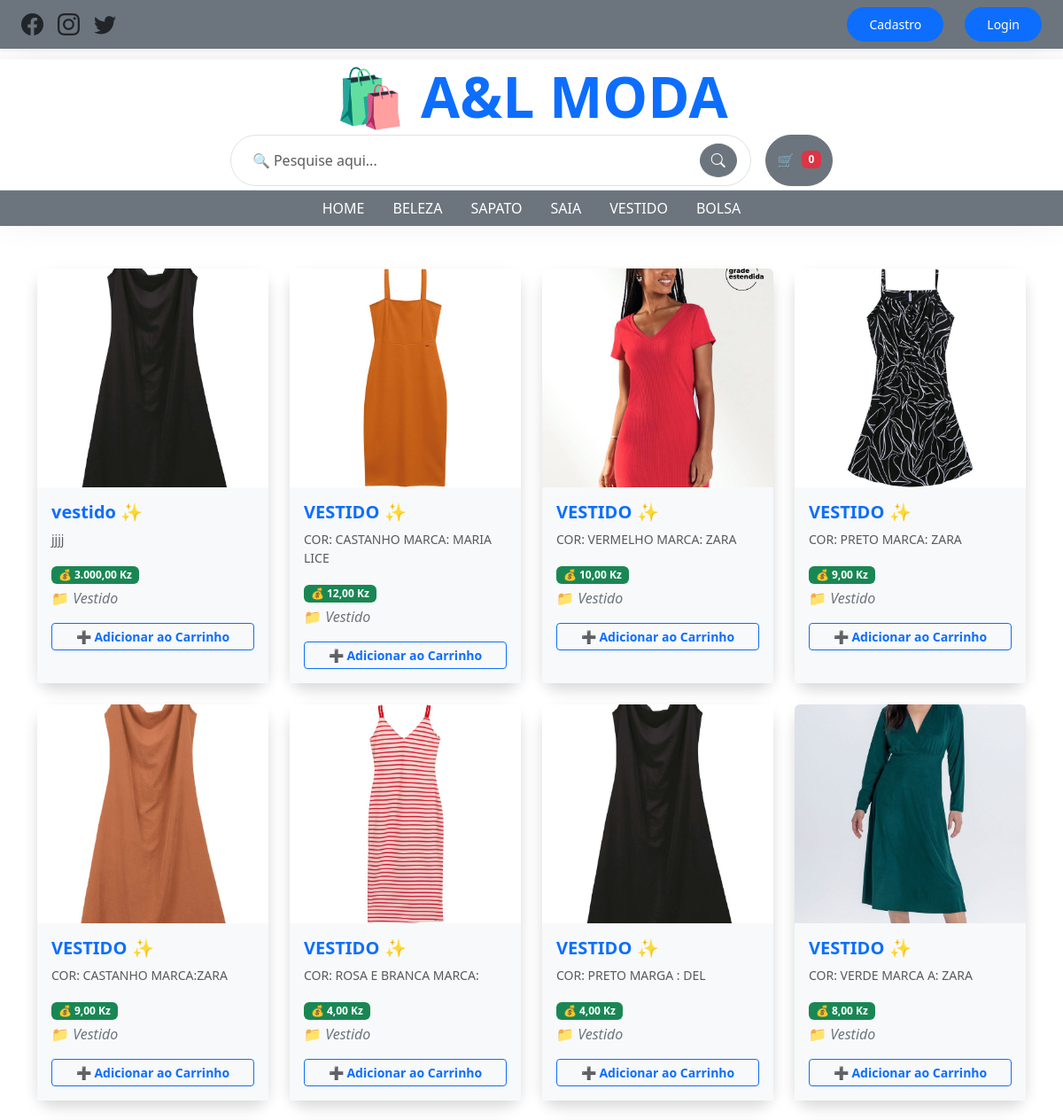
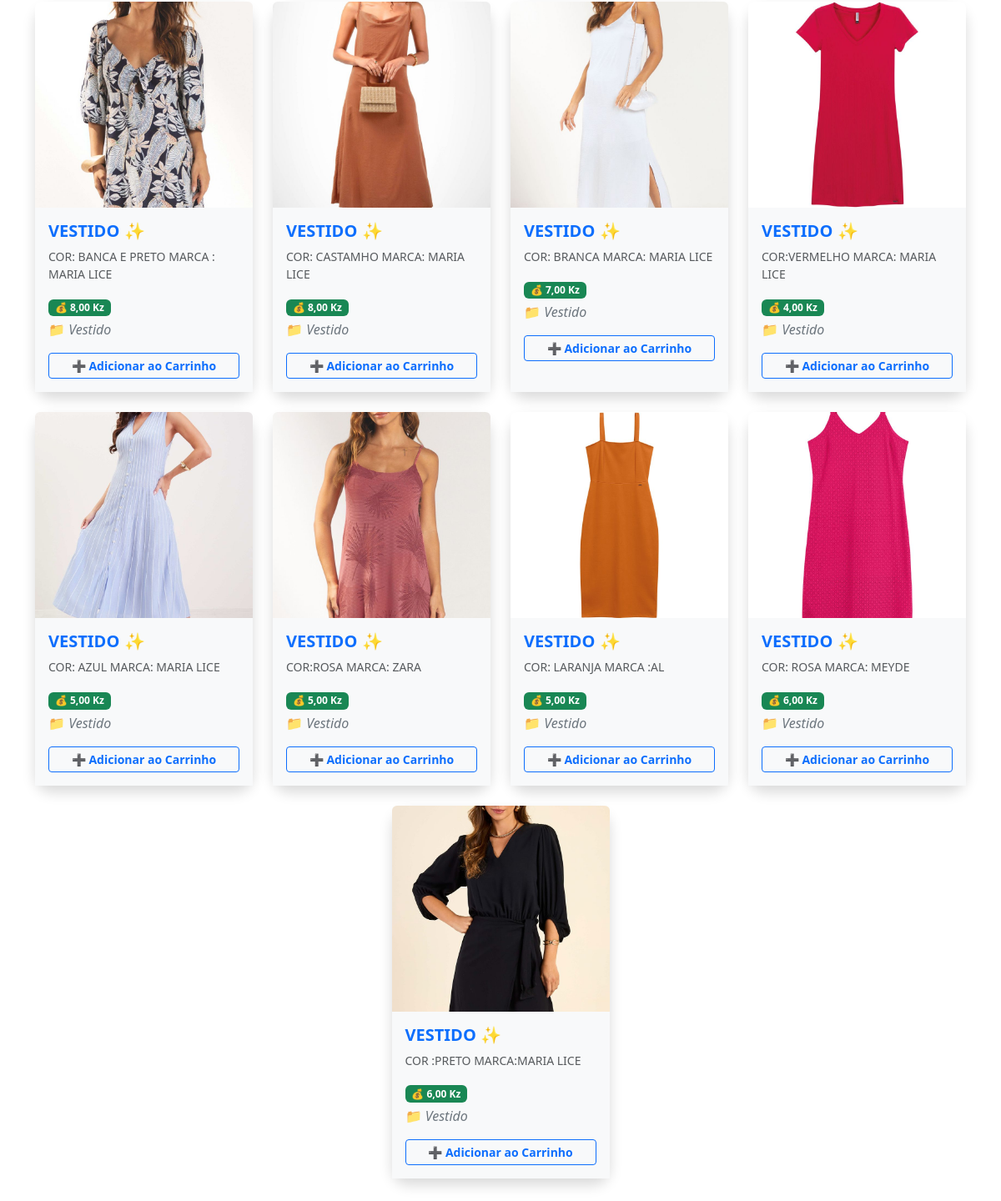
Screenshot of /Vestido.php with the database file from the repository (2 pictures, top to bottom).
### tables this page shows
CREATE TABLE `produtos` (
  `id` int(11) NOT NULL,
  `nome` varchar(255) NOT NULL,
  `descricao` text DEFAULT NULL,
  `preco` decimal(10,2) NOT NULL,
  `categoria_id` int(11) NOT NULL,
  `imagem` varchar(255) NOT NULL,
  `destaque` tinyint(1) DEFAULT 0,
  `data_adicao` timestamp NOT NULL DEFAULT current_timestamp()
);

CREATE TABLE `categorias` (
  `id` int(11) NOT NULL,
  `nome` varchar(255) NOT NULL
);

### Vestido.php (the view, shortened to what this page needs)
<?php
include_once 'conexao.php';
$produtos = $conn->query("SELECT p.id, p.nome, p.descricao, p.preco, p.imagem, c.nome AS categoria FROM produtos p
JOIN categorias c ON p.categoria_id = c.id
WHERE c.nome = 'vestido'
ORDER BY p.data_adicao DESC");
$lista_produtos = [];
while($p = $produtos->fetch_assoc()) {
    $lista_produtos[] = $p;
}
?>
<!DOCTYPE html>
<html lang="pt-br">
<head>
    <link rel="stylesheet" href="./assets/css/bootstrap.css" />
    <link rel="stylesheet" href="./assets/css/main.css" />
    <link rel="stylesheet" href="./assets/css/blusa.css">
</head>
<body>
    <?php include_once('./navbar_categoria.php') ?>
    <div class="container py-5">
    <div class="row">
        <?php foreach ($lista_produtos as $p): ?>
        <div class="col-md-3 mb-4">
            <div class="card shadow border-0 h-100" style="transition: transform 0.3s ease; border-radius: 20px;">
                <img src="http://localhost/A&Lmoda/painel/admin/uploads/<?= $p['imagem'] ?>"
                    class="card-img-top img-fluid rounded-top"
                    style="height: 247px; object-fit: cover;"
                    alt="<?= $p['nome'] ?>">
                <div class="card-body bg-light">
                    <h5 class="card-title text-primary fw-bold"><?= $p['nome'] ?> ✨</h5>
                    <p class="card-text text-muted small"><?= mb_strimwidth($p['descricao'], 0, 100, "...") ?></p>
                    <p class="mb-1">
                        <span class="badge bg-success">💰 <?= number_format($p['preco'], 2, ',', '.') ?> Kz</span>
                    </p>
                    <p class="text-secondary">📁 <em><?= $p['categoria'] ?></em></p>
                    <button
                        class="btn btn-outline-primary btn-sm btn-adicionar w-100 fw-bold"
                        data-id="<?= $p['id'] ?>"
                        data-nome="<?= $p['nome'] ?>"
                        data-preco="<?= $p['preco'] ?>"
                        data-imagem="http://localhost/A&Lmoda/painel/admin/uploads/<?= $p['imagem'] ?>">
                        ➕ Adicionar ao Carrinho
                    </button>
                </div>
            </div>
        </div>
        <?php endforeach; ?>
    </div>
</div>
</body>
</html>

### Vestido.php (style rules this page uses)
body { background-color: #f8f9fa; font-family: Arial, sans-serif; }
.row { display: flex; flex-wrap: wrap; justify-content: center; margin-top: 30px; }

### rows the page displays
produtos: imagem (picture), nome "vestido", descricao "jjjj", preco "3.000,00", categoria.nome "Vestido"
produtos: imagem (picture), nome "VESTIDO", descricao "COR: CASTANHO MARCA: MARIA LICE", preco "12,00", categoria.nome "Vestido"
produtos: imagem (picture), nome "VESTIDO", descricao "COR: VERMELHO MARCA: ZARA", preco "10,00", categoria.nome "Vestido"
produtos: imagem (picture), nome "VESTIDO", descricao "COR: PRETO MARCA: ZARA", preco "9,00", categoria.nome "Vestido"
produtos: imagem (picture), nome "VESTIDO", descricao "COR: CASTANHO MARCA:ZARA", preco "9,00", categoria.nome "Vestido"
produtos: imagem (picture), nome "VESTIDO", descricao "COR: ROSA E BRANCA MARCA:", preco "4,00", categoria.nome "Vestido"
produtos: imagem (picture), nome "VESTIDO", descricao "COR: PRETO MARGA : DEL", preco "4,00", categoria.nome "Vestido"
produtos: imagem (picture), nome "VESTIDO", descricao "COR: VERDE MARCA A: ZARA", preco "8,00", categoria.nome "Vestido"
produtos: imagem (picture), nome "VESTIDO", descricao "COR: BANCA E PRETO MARCA : MARIA LICE", preco "8,00", categoria.nome "Vestido"
produtos: imagem (picture), nome "VESTIDO", descricao "COR: CASTAMHO MARCA: MARIA LICE", preco "8,00", categoria.nome "Vestido"
produtos: imagem (picture), nome "VESTIDO", descricao "COR: BRANCA MARCA: MARIA LICE", preco "7,00", categoria.nome "Vestido"
produtos: imagem (picture), nome "VESTIDO", descricao "COR:VERMELHO MARCA: MARIA LICE", preco "4,00", categoria.nome "Vestido"
produtos: imagem (picture), nome "VESTIDO", descricao "COR: AZUL MARCA: MARIA LICE", preco "5,00", categoria.nome "Vestido"
produtos: imagem (picture), nome "VESTIDO", descricao "COR:ROSA MARCA: ZARA", preco "5,00", categoria.nome "Vestido"
produtos: imagem (picture), nome "VESTIDO", descricao "COR: LARANJA MARCA :AL", preco "5,00", categoria.nome "Vestido"
produtos: imagem (picture), nome "VESTIDO", descricao "COR: ROSA MARCA: MEYDE", preco "6,00", categoria.nome "Vestido"
produtos: imagem (picture), nome "VESTIDO", descricao "COR :PRETO MARCA:MARIA LICE", preco "6,00", categoria.nome "Vestido"

### other values shown
$totalItensCarrinho "0"
